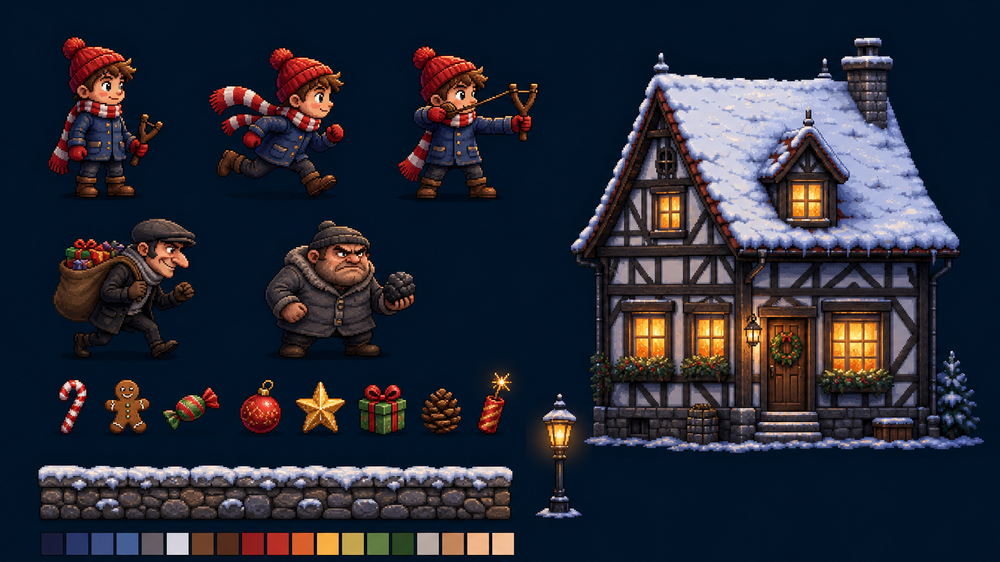
#> input picture experiments/03-christmas-town/ref.png, 1000 x 562 px, shrunk from 1536 x 864 before the run
$ python desmoke.py ../ref.png out.png
#> lines starting #> are read from the running program, lines starting #| are printed output that depends on the picture
# tools/desmoke.py — перефарбовує «фіолетовий» напівпрозорий дим (пурпурове тло просвітило крізь нього при вирізанні)
# у сіро-блакитний: яскравість лишається, відтінок — холодний димчастий.   python tools/desmoke.py IN.png OUT.png
import sys
from PIL import Image
im = Image.open(sys.argv[1]).convert('RGBA'); px = im.load(); n = 0
for y in range(im.size[1]):
    for x in range(im.size[0]):
        r, g, b, a = px[x, y]
        if a and r > g * 1.25 and b > g * 1.15 and r > 60:          # пурпурний: червоного й синього помітно більше за зелений
            l = (r + g + b) / 3; px[x, y] = (int(l * 0.82), int(l * 0.88), int(min(255, l * 1.05)), a); n += 1
#> after the loop, n = 5538
im.save(sys.argv[2]); print('recoloured', n)
#> after `im.save(sys.argv[2])`:
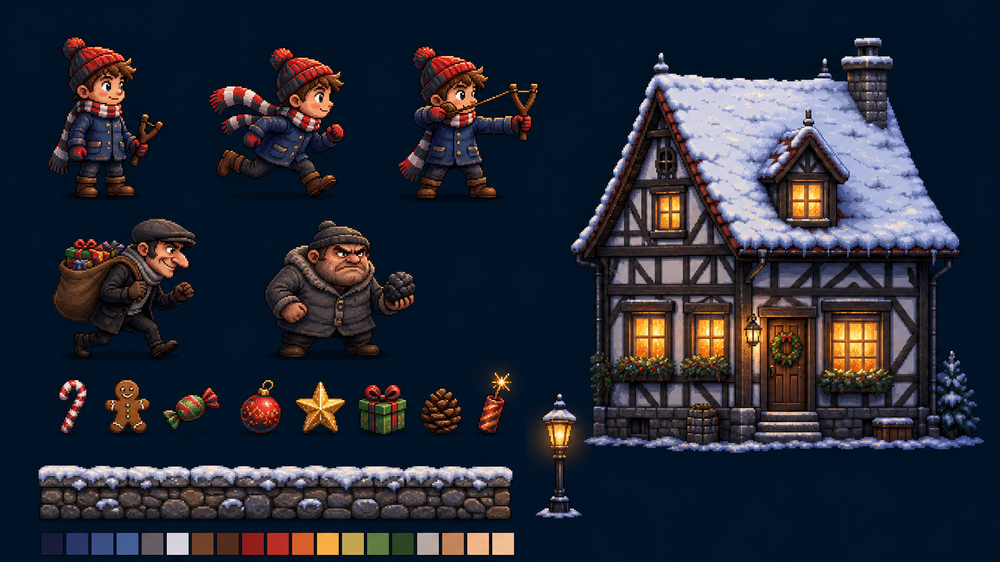
#> saved as out.png: PIL image 1000x562 RGBA; mean R, G, B, A 38.2, 42.2, 54.3, 255
#| recoloured 5538
